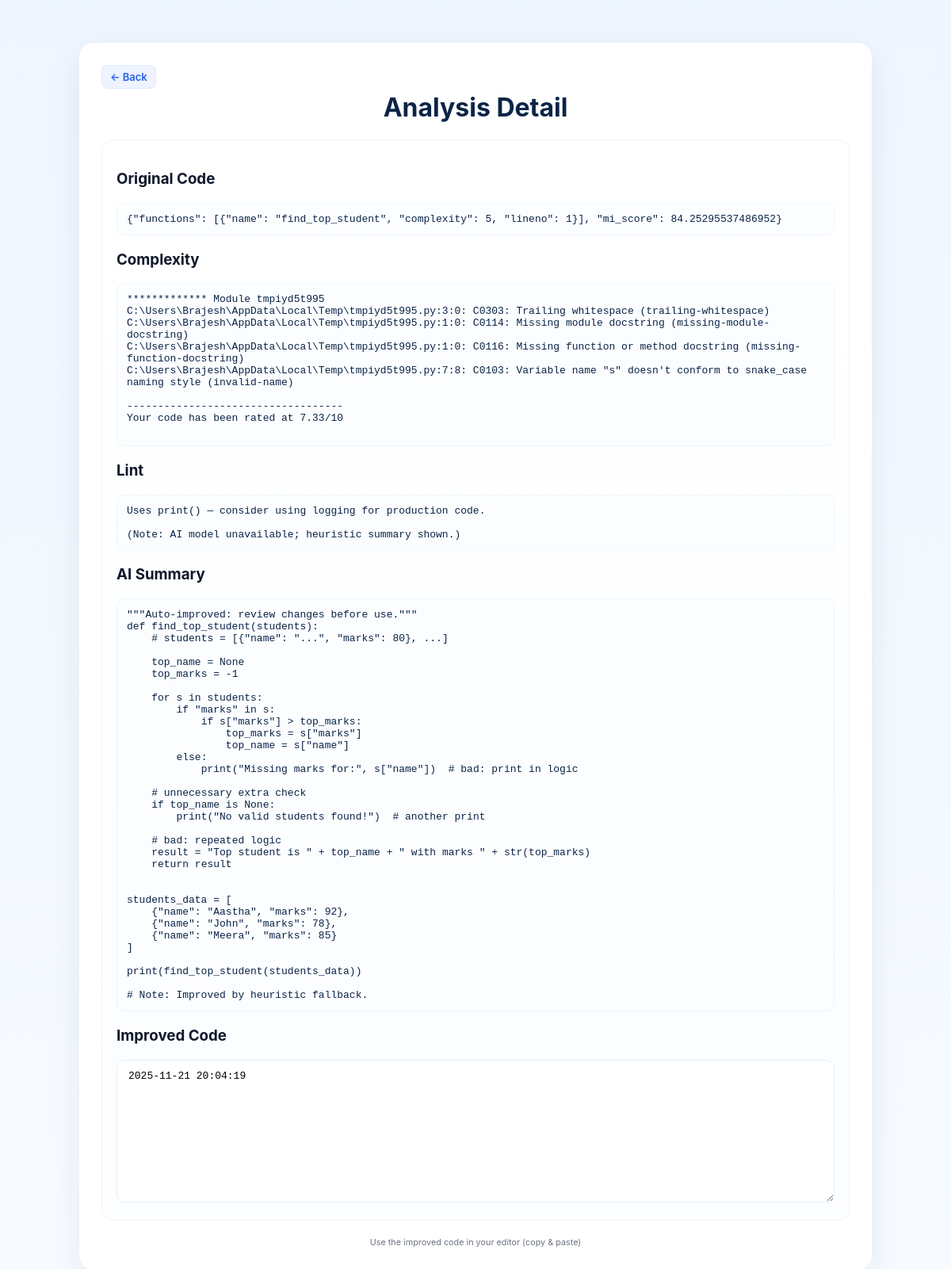
/history/view/2 (signed in), run on the app's committed database.
### tables this page shows
CREATE TABLE history (
        id INTEGER PRIMARY KEY AUTOINCREMENT,
        email TEXT NOT NULL,
        code TEXT NOT NULL,
        complexity TEXT,
        lint TEXT,
        summary TEXT,
        improved TEXT,
        created_at TIMESTAMP DEFAULT CURRENT_TIMESTAMP
    );

### app.py (the view)
@app.route('/history/view/<int:entry_id>')
def history_view(entry_id):
    if 'user' not in session:
        return redirect(url_for('login'))
    r = get_history_entry(entry_id)
    if not r or r[1] != session['email']:
        return "Not found or access denied", 404
    return render_template('history_view.html', r=r)

### database.py (called while the page is built)
def get_history_entry(entry_id):
    conn = sqlite3.connect(DB); c = conn.cursor()
    c.execute("SELECT id, email, code, complexity, lint, summary, improved, created_at FROM history WHERE id = ?", (entry_id,))
    row = c.fetchone()
    conn.close()
    return row

### templates/history_view.html (shortened to what this page needs)
<!doctype html>
<html lang="en">
<head>
  <link rel="stylesheet" href="{{ url_for('static', filename='style.css') }}">
</head>
<body>
  <div class="container page">
    <a class="btn small" href="{{ url_for('history') }}">&larr; Back</a>
    <h1>Analysis Detail</h1>
    <section class="card">
      <h3>Original Code</h3>
      <pre class="resultbox">{{ r[3] }}</pre>
      <h3>Complexity</h3>
      <pre class="resultbox">{{ r[4] }}</pre>
      <h3>Lint</h3>
      <pre class="resultbox">{{ r[5] }}</pre>
      <h3>AI Summary</h3>
      <pre class="resultbox">{{ r[6] }}</pre>
      <h3>Improved Code</h3>
      <textarea class="copybox" readonly>{{ r[7] }}</textarea>
    </section>
    <footer class="foot">
      <small>Use the improved code in your editor (copy & paste)</small>
    </footer>
  </div>
</body>
</html>

### static/style.css (style rules this page uses)
:root { --bg-1: #f4f8fb; --card: #ffffff; --muted: #6b7280; --accent: #2563eb; --accent-2:#2b8aef; --danger:#ef4444; --radius: 12px; --mono: Menlo, Monaco, "JetBrains Mono", "Courier New", monospace; --ui-padding: 24px; }
* { box-sizing:border-box }
body { margin:0; font-family: Inter, "Segoe UI", Roboto, system-ui, -apple-system, Arial, sans-serif; background: linear-gradient(180deg, #eef6ff 0%, #f7fbff 100%); color:#0f172a; -webkit-font-smoothing:antialiased; -moz-osx-font-smoothing:grayscale; padding: 24px; }
.container { max-width:1000px; margin:30px auto; background:var(--card); padding:28px; border-radius:18px; box-shadow:0 12px 40px rgba(19,38,63,0.08); }
.page h1 { margin-top:4px; text-align:center; color: #0b2447; }
.card { background: linear-gradient(180deg,#ffffff,#fbfdff); padding:18px; border-radius:14px; border:1px solid rgba(15,23,42,0.04); margin-bottom:18px; }
.input-box, .codebox, .copybox { width:100%; padding:12px 14px; border-radius:10px; border:1px solid #e6eef9; background:#fff; font-size:14px; }
.copybox { min-height:180px; font-family:var(--mono); font-size:13px; resize:vertical; }
.btn { display:inline-block; padding:10px 14px; border-radius:10px; text-decoration:none; border:none; cursor:pointer; font-weight:600; }
.btn.small { padding:6px 10px; font-size:13px; border-radius:8px; background:#eef3ff; color:var(--accent); border:1px solid rgba(43,138,239,0.08); }
.resultbox { background:#fbfdff; padding:12px; border-radius:10px; border:1px solid #eef6ff; white-space:pre-wrap; font-family:var(--mono); font-size:13px; color:#0b2447; }
.foot, .auth-foot { text-align:center; margin-top:16px; color:var(--muted); font-size:13px; }

### data on the page
history: complexity "{\"functions\": [{\"name\": \"find_top_student\", \"complexity\": 5, \"lineno\": 1}], \"mi_score\": 84.25295537486952}", lint "************* Module tmpiyd5t995 C:\\Users\\Brajesh\\AppData\\Local\\Temp\\tmpiyd5t995.py:3:0: C0303: Trailing whitespace (trailing-whitespace) C:\\Users\\Brajesh\\AppData\\Local\\Temp\\tmpiyd5t995.py:1:0: C0114: Missing module docstring (missing-module-docstring) C:\\Users\\Brajesh\\AppData\\Local\\Temp\\tmpiyd5t995.py:1:0: C0116: Missing function or method docstring (missing-function-docstring) C:\\Users\\Brajesh\\AppData\\Local\\Temp\\tmpiyd5t995.py:7:8: C0103: Variable name \"s\" doesn't conform to snake_case naming style (invalid-name) ----------------------------------- Your code has been rated at 7.33/10", summary "Uses print() — consider using logging for production code. (Note: AI model unavailable; heuristic summary shown.)", improved "\"\"\"Auto-improved: review changes before use.\"\"\" def find_top_student(students): # students = [{\"name\": \"...\", \"marks\": 80}, ...] top_name = None top_marks = -1 for s in students: if \"marks\" in s: if s[\"marks\"] > top_marks: top_marks = s[\"marks\"] top_name = s[\"name\"] else: print(\"Missing marks for:\", s[\"name\"]) # bad: print in logic # unnecessary extra check if top_name is None: print(\"No valid students found!\") # another print # bad: repeated logic result = \"Top student is \" + top_name + \" with marks \" + str(top_marks) return result students_data = [ {\"name\": \"Aastha\", \"marks\": 92}, {\"name\": \"John\", \"marks\": 78}, {\"name\": \"Meera\", \"marks\": 85} ] print(find_top_student(students_data)) #…", created_at "2025-11-21 20:04:19"
